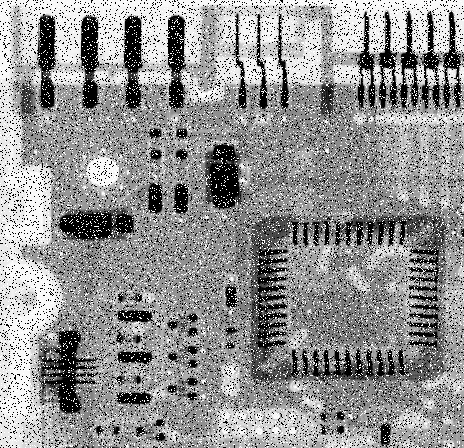
#> input picture image/circuitboard-saltandpep.tif, 464 x 448 px, found by its file name
$ jupyter execute Lab04.ipynb
#> lines starting #> are read from the running program, lines starting #| are printed output that depends on the picture
<a href="https://colab.research.google.com/github/hufsaim/T10306201/blob/master/notebook_2022/Lab04.ipynb" target="_parent"></a>

[cell 1]
import numpy as np
import matplotlib.pyplot as plt
import os
from skimage import io
from skimage.color import rgb2gray, rgba2rgb

[cell 2]
img_url = 'https://raw.githubusercontent.com/hufsaim/T10306201/master/image/circuitboard-saltandpep.tif'
img = rgb2gray(io.imread(img_url))
#> img is the input picture: shape (448, 464); min 0, max 255, mean 146.2
print(img.shape,img.dtype)
#| (448, 464) uint8
plt.imshow(img,cmap='gray')
plt.axis('off')
plt.colorbar()
plt.title('image')
plt.show()
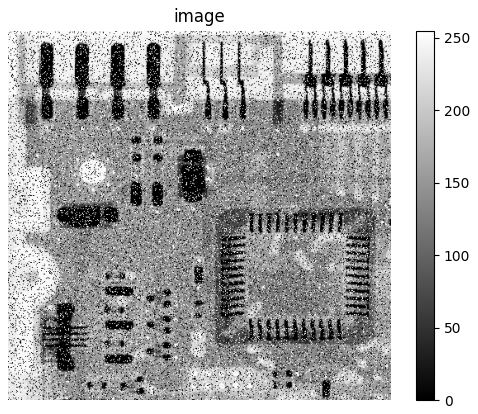
#> figure drawn by matplotlib, 2 panels

[cell 3]
def MyMedianFilter(I,N):
#> called with N = 3
  y = np.zeros_like(I)
  Nc = int(N/2)
  for i in np.arange(Nc,y.shape[0]-(N-Nc)):
    for j in np.arange(Nc,y.shape[1]-(N-Nc)):
      y[i,j] = np.median(I[i-Nc:i-Nc+N,j-Nc:j-Nc+N])
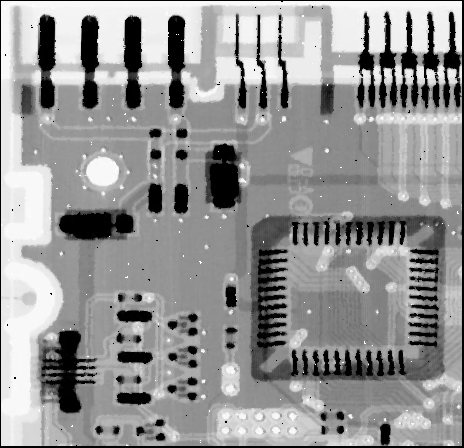
#> y: shape (448, 464); min 0, max 255, mean 148.1
  return y

[cell 4]
g_median = MyMedianFilter(img,3)

plt.figure(figsize=(16,16))
plt.subplot(121)
plt.imshow(img,cmap='gray')
plt.axis('off')
plt.title('noisy')
plt.subplot(122)
plt.imshow(g_median,cmap='gray')
plt.axis('off')
plt.title('median 3x3')
plt.show()
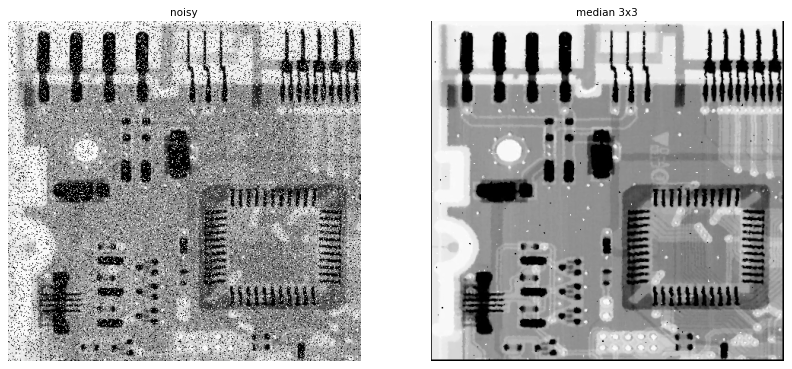
#> figure drawn by matplotlib, 2 panels

[cell 5]
g_median = MyMedianFilter(img,7)
#> call 2 of MyMedianFilter, with N = 7
#> after the loop in MyMedianFilter (call 2), `for i in np.arange(Nc,y.shape[0]-(N-Nc)):`:
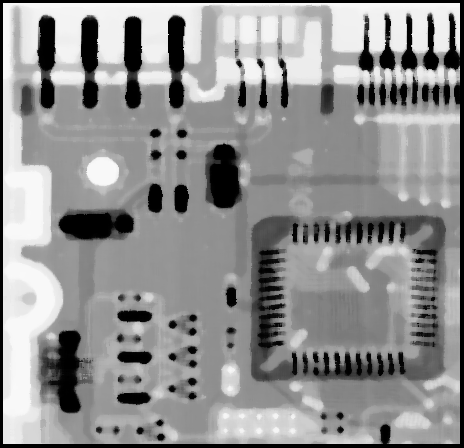
#> y: shape (448, 464); min 0, max 249, mean 145.4

plt.figure(figsize=(16,16))
plt.subplot(121)
plt.imshow(img,cmap='gray')
plt.axis('off')
plt.title('noisy')
plt.subplot(122)
plt.imshow(g_median,cmap='gray')
plt.axis('off')
plt.title('median 7x7')
plt.show()

## Adaptive Local Noise Reduction Filter

[cell 6]
def MyAdaptiveNR(I,N,N_std):
#> called with N = 7, N_std = 64
  y = np.zeros_like(I)
  Nc = int(N/2)
  for i in np.arange(Nc,y.shape[0]-(N-Nc)):
    for j in np.arange(Nc,y.shape[1]-(N-Nc)):
      Sxy = I[i-Nc:i-Nc+N,j-Nc:j-Nc+N]
      N_Sxy = np.std(Sxy)
      if N_std <= N_Sxy:
        y[i,j] = I[i,j] - ((N_std*N_std)/(N_Sxy*N_Sxy))*(I[i,j]-np.mean(Sxy))
      else:
        y[i,j] = np.mean(Sxy)
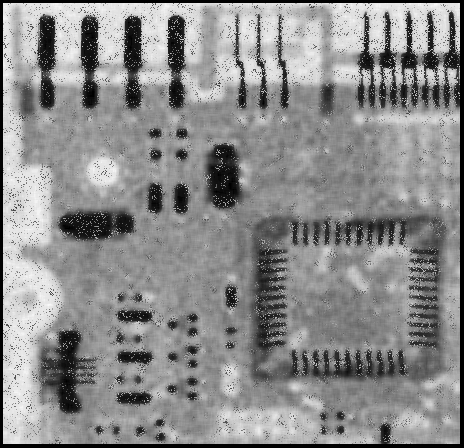
#> y: shape (448, 464); min 0, max 248, mean 139.7
  return y

[cell 7]
g_aNR = MyAdaptiveNR(img,7,64)

plt.figure(figsize=(16,16))
plt.subplot(121)
plt.imshow(img,cmap='gray')
plt.axis('off')
plt.title('noisy')
plt.subplot(122)
plt.imshow(g_aNR,cmap='gray')
plt.axis('off')
plt.title('adaptive local noise reduction')
plt.show()

## Adaptive Median Filter

[cell 8]
def MyAdaptiveMedian(I,N_min,N_max):
#> called with N_min = 3, N_max = 7
  y = np.zeros_like(I)
  Nc_max = int(N_max/2)
  for i in np.arange(Nc_max,y.shape[0]-(N_max-Nc_max)):
    for j in np.arange(Nc_max,y.shape[1]-(N_max-Nc_max)):
      flag_go = 1
      N = N_min
      while flag_go:
        Nc = int(N/2)
        Sxy = I[i-Nc:i-Nc+N,j-Nc:j-Nc+N]
        z_min = np.min(Sxy)
        z_max = np.max(Sxy)
        z_med = np.median(Sxy)
        flag_go = 0
        if z_min<z_med<z_max:     # Level A
          if z_min<I[i,j]<z_max:  # Level B
            y[i,j] = I[i,j]
          else:
            y[i,j] = z_med
        else:                     # Level A - else
          N = N + 2
          if N>N_max:
            y[i,j] = z_med
          else:
            flag_go = 1
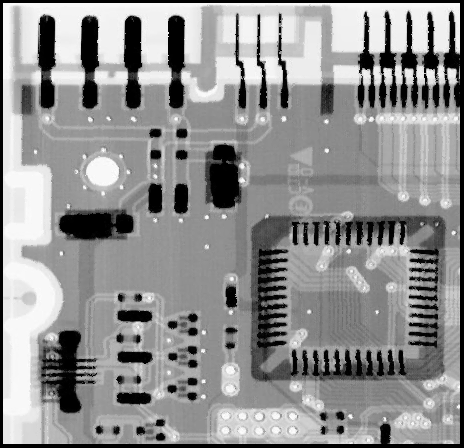
#> y: shape (448, 464); min 0, max 254, mean 144.8

  return y

[cell 9]
g_aMed = MyAdaptiveMedian(img,3,7)

plt.figure(figsize=(16,16))
plt.subplot(121)
plt.imshow(img,cmap='gray')
plt.axis('off')
plt.title('noisy')
plt.subplot(122)
plt.imshow(g_aMed,cmap='gray')
plt.axis('off')
plt.title('adaptive median')
plt.show()

$ run again, with image/checkerboard256-shaded.tif copied over image/circuitboard-saltandpep.tif
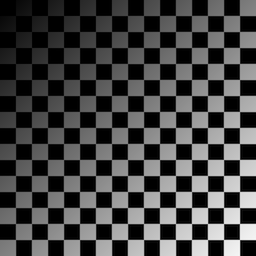
#> input picture image/checkerboard256-shaded.tif, 256 x 256 px, found by its file name
#> img is the input picture: shape (256, 256); min 0, max 245, mean 66.5
#| (256, 256) uint8
#> `plt.show()`:
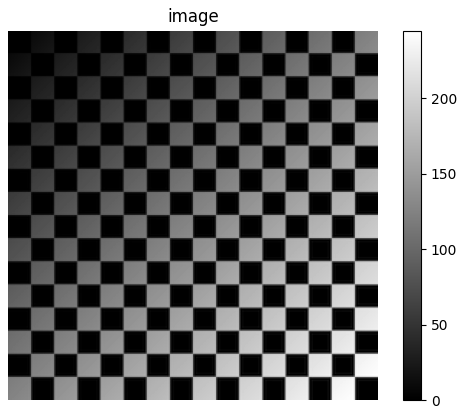
#> figure drawn by matplotlib, 2 panels
#> after the loop in MyAdaptiveNR, `for i in np.arange(Nc,y.shape[0]-(N-Nc)):`:
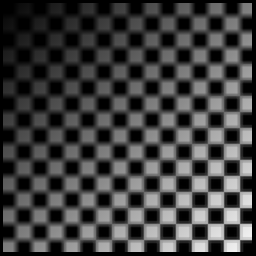
#> y: shape (256, 256); min 0, max 240, mean 62.3
